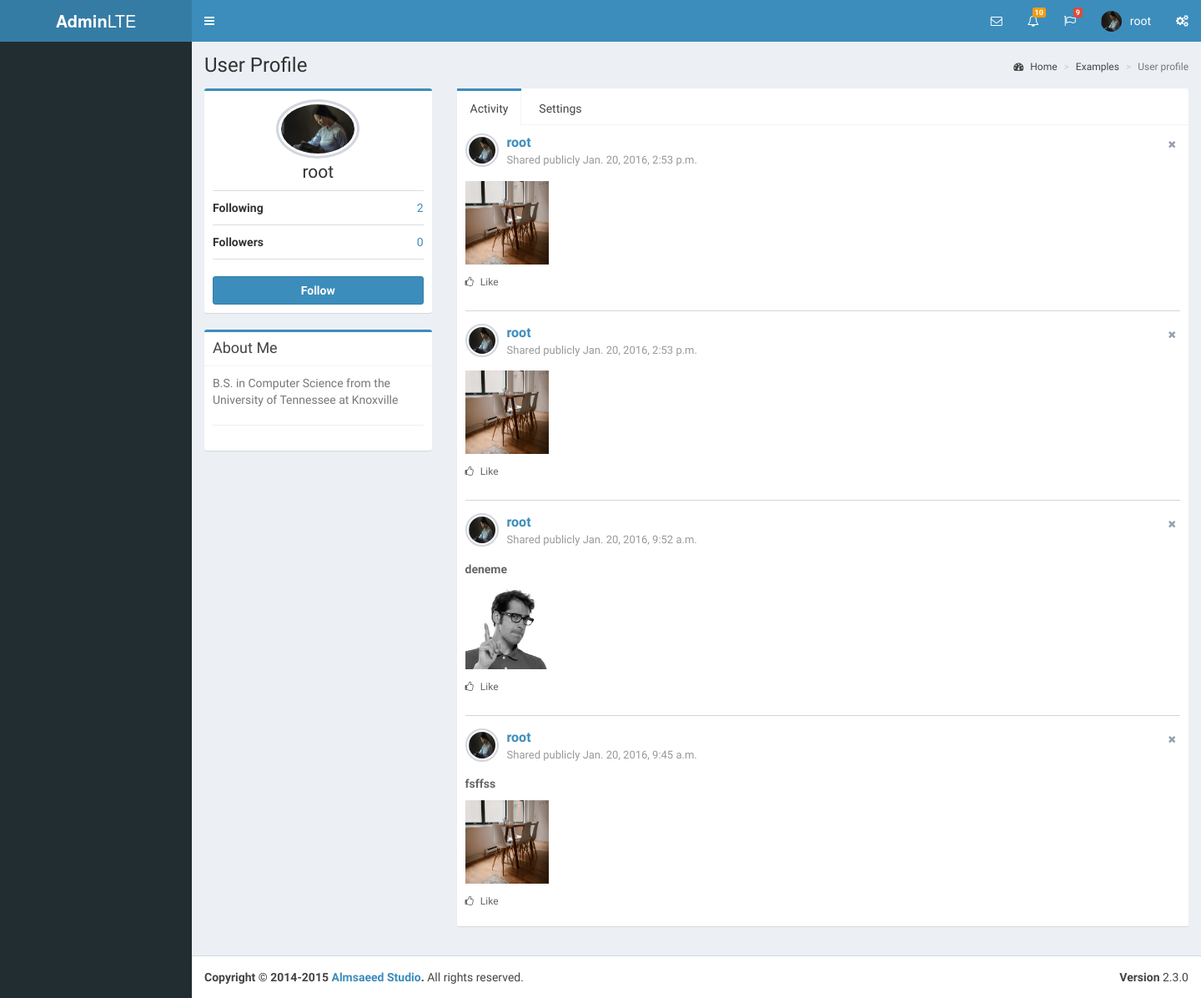
The page /profile/root (signed in) on the database as committed earlier.
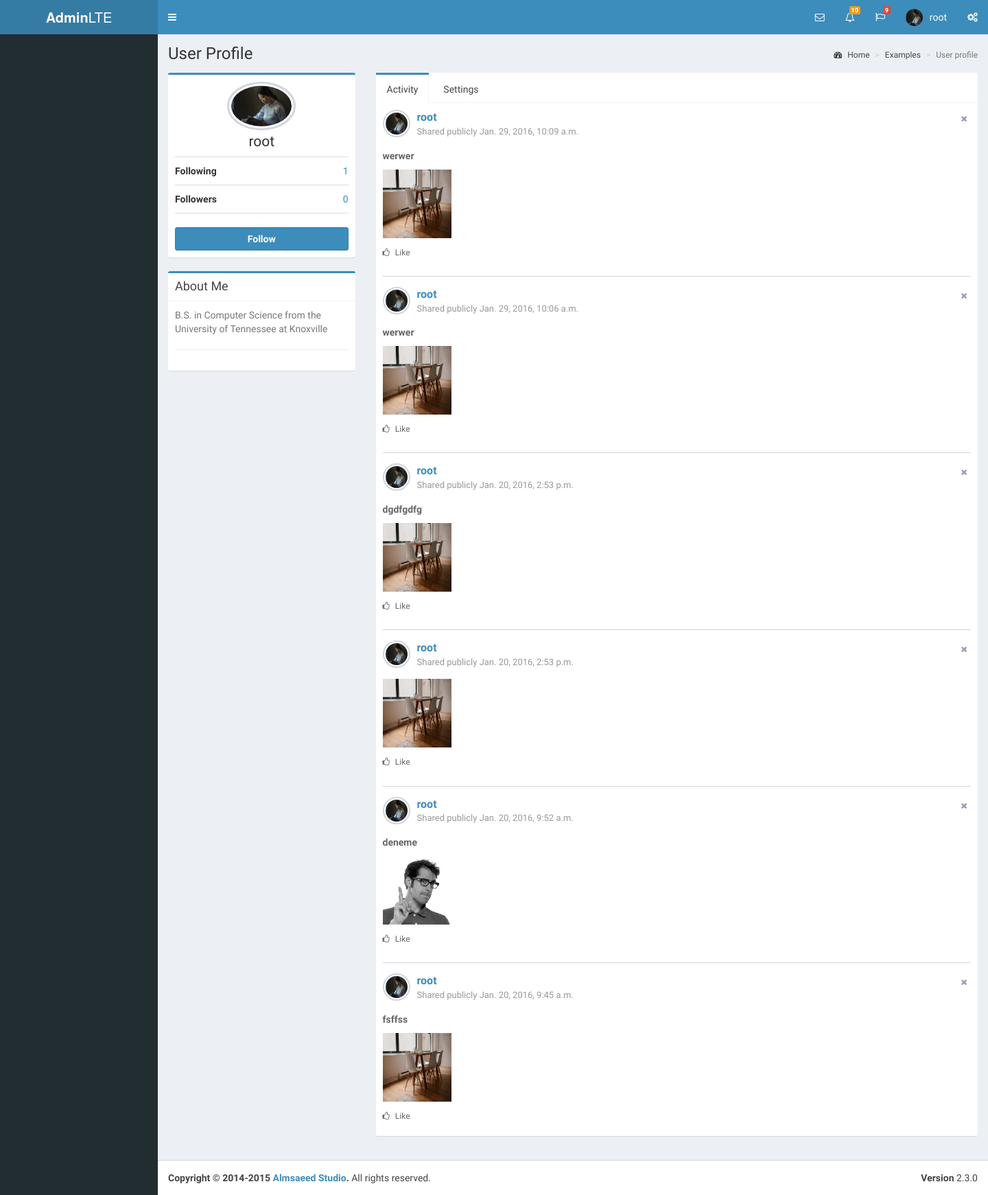
The same page on the database as committed later.
### main/models.py (models this page shows)
class MyUser(models.Model):
    user = models.OneToOneField(User)
    image = models.ImageField(upload_to='media/', default='/static/dist/img/photo4.jpg')

class Tweet(models.Model):
    owner = models.ForeignKey(User)
    date = models.DateTimeField(blank=False, auto_now=False, auto_now_add=True)
    context = models.CharField(max_length=140)
    image = models.ImageField(null=True, blank=True, height_field='height_field', width_field='width_field')
    height_field = models.IntegerField(default=0)
    width_field = models.IntegerField(default=0)
    likes = models.ManyToManyField(User, blank=True, symmetrical=False, related_name='like')
    ordering = ['-date']

### main/views.py (the view)
# urls.py: url('^profile/(?P<username>\w+)$', views.profile, name='profile'),
@login_required(login_url='login_page')
def profile(request, username):
    user = User.objects.get(username=username)
    try:
        image = MyUser.objects.get(user=user)
    except MyUser.DoesNotExist:
        image = None
    tweets = Tweet.objects.filter(owner=user).order_by('-date')
    following = Following.objects.filter(follower=user.id).count()
    followers = Following.objects.filter(following=user.id).count()
    if not tweets:
        tweets = None
    return render(request, 'profile.html', {'tweets': tweets,
                                            'username': user.username,
                                            'following': following,
                                            'followers': followers,
                                            'image': image})

### templates/profile.html (shortened to what this page needs)
{% load staticfiles %}
<!DOCTYPE html>
<html>
  <head>
    <link rel="stylesheet" href="{% static 'bootstrap/css/bootstrap.min.css' %}">
    <link rel="stylesheet" href="https://maxcdn.bootstrapcdn.com/font-awesome/4.4.0/css/font-awesome.min.css">
    <link rel="stylesheet" href="https://code.ionicframework.com/ionicons/2.0.1/css/ionicons.min.css">
    <link rel="stylesheet" href="{% static 'dist/css/AdminLTE.min.css' %}">
    <link rel="stylesheet" href="{% static 'dist/css/skins/_all-skins.min.css' %}">
  </head>
  <body class="hold-transition skin-blue sidebar-mini">
    <div class="wrapper">
      <header class="main-header">
        <a href="../../index2.html" class="logo">
          <span class="logo-lg"><b>Admin</b>LTE</span>
        </a>
        <nav class="navbar navbar-static-top" role="navigation">
          <a href="#" class="sidebar-toggle" data-toggle="offcanvas" role="button">
          </a>
          <div class="navbar-custom-menu">
            <ul  class="nav navbar-nav">
              <li  class="dropdown messages-menu">
                <a href="#" class="dropdown-toggle" data-toggle="dropdown">
                  <i class="fa fa-envelope-o"></i>
                </a>
              </li>
              <li class="dropdown notifications-menu">
                <a href="#" class="dropdown-toggle" data-toggle="dropdown">
                  <i class="fa fa-bell-o"></i>
                  <span class="label label-warning">10</span>
                </a>
              </li>
              <li class="dropdown tasks-menu">
                <a href="#" class="dropdown-toggle" data-toggle="dropdown">
                  <i class="fa fa-flag-o"></i>
                  <span class="label label-danger">9</span>
                </a>
              </li>
              <li class="dropdown user user-menu">
                <a href="#" class="dropdown-toggle" data-toggle="dropdown">
                  <img src="{{ image.image.url }}" width="5" height="5" class="user-image">
                  <span class="hidden-xs">{{ username }}</span>
                </a>
              </li>
              <li>
                <a href="#" data-toggle="control-sidebar"><i class="fa fa-gears"></i></a>
              </li>
            </ul>
          </div>
        </nav>
      </header>
      <div class="content-wrapper">
        <section class="content-header">
          <h1>
            User Profile
          </h1>
          <ol class="breadcrumb">
            <li><a href="#"><i class="fa fa-dashboard"></i> Home</a></li>
            <li><a href="#">Examples</a></li>
            <li class="active">User profile</li>
          </ol>
        </section>
        <section class="content">
          <div class="row">
            <div class="col-md-3">
              <div class="box box-primary">
                <div class="box-body box-profile">
                  <img class="profile-user-img img-responsive img-circle" src="{{ image.image.url }}" width="10" height="10" >
                  <h3 class="profile-username text-center">{{ username }}</h3>
                  <ul class="list-group list-group-unbordered">
                    <li class="list-group-item">
                      <b>Following</b> <a class="pull-right">{{ following }}</a>
                    </li>
                    <li class="list-group-item">
                      <b>Followers</b> <a class="pull-right">{{ followers }}</a>
                    </li>
                  </ul>
                    <form action="{% url 'follow' username %}" enctype="multipart/form-data" method="POST">
                        <button type="submit" class="btn btn-primary btn-block"><b>Follow</b></button>
                    </form>
                </div>
              </div>
              <div class="box box-primary">
                <div class="box-header with-border">
                  <strong><h3 class="box-title">About Me</h3></strong>
                </div>
                <div class="box-body">
                  <p class="text-muted">
                    B.S. in Computer Science from the University of Tennessee at Knoxville
                  </p>
                  <hr>
                </div>
              </div>
            </div>
            <div class="col-md-9">
              <div class="nav-tabs-custom">
                <ul class="nav nav-tabs">
                  <li class="active"><a href="#activity" data-toggle="tab">Activity</a></li>
                  <li><a href="#settings" data-toggle="tab">Settings</a></li>
                </ul>
                <div class="tab-content">
                  <div class="active tab-pane" id="activity">
                    {% for tweet in tweets %}
                    <div class="post">
                      <div class="user-block">
                        <img class="img-circle img-bordered-sm" src="{{ image.image.url }}" alt="user image">
                        <span class='username'>
                          <a href="#">{{ tweet.owner }}</a>
                          <a href='#' class='pull-right btn-box-tool'><i class='fa fa-times'></i></a>
                        </span>
                        <span class='description'>Shared publicly {{ tweet.date }}</span>
                      </div>
                      <p><strong>{{ tweet.context }}</strong>
                            {% if tweet.image %}
                          <div><img src="{{ tweet.image.url }}" width="100" height="100"></div>
                      {% endif %}
                      </p>
                      <ul class="list-inline">
                        <li><a href="#" class="link-black text-sm"><i class="fa fa-thumbs-o-up margin-r-5"></i> Like</a></li>
                      </ul>
                    </div>
                {% endfor %}
                  </div>
                </div>
              </div>
            </div>
          </div>
        </section>
      </div>
      <footer class="main-footer">
        <div class="pull-right hidden-xs">
          <b>Version</b> 2.3.0
        </div>
        <strong>Copyright &copy; 2014-2015 <a href="http://almsaeedstudio.com">Almsaeed Studio</a>.</strong> All rights reserved.
      </footer>
    </div>
  </body>
</html>

Rows that differ between the two databases and show on the page:
added Tweet: image (picture), owner "root", date "Jan. 29, 2016, 10:09 a.m.", context "werwer"
added Tweet: image (picture), owner "root", date "Jan. 29, 2016, 10:06 a.m.", context "werwer"
changed Tweet: context (not shown) → "dgdfgdfg"
Other text that changed with them:
{{ following }}: "2" → "1"
